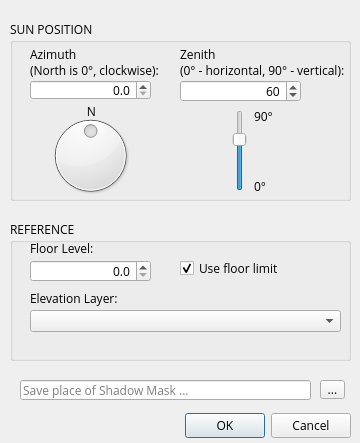
<?xml version="1.0" encoding="UTF-8"?>
<ui version="4.0">
 <class>ShadowTracerDialogBase</class>
 <widget class="QDialog" name="ShadowTracerDialogBase">
  <property name="geometry">
   <rect>
    <x>0</x>
    <y>0</y>
    <width>360</width>
    <height>443</height>
   </rect>
  </property>
  <property name="font">
   <font>
    <family>Open Sans</family>
   </font>
  </property>
  <property name="windowTitle">
   <string>Shadow Tracer</string>
  </property>
  <widget class="QDialogButtonBox" name="button_box">
   <property name="geometry">
    <rect>
     <x>150</x>
     <y>410</y>
     <width>201</width>
     <height>32</height>
    </rect>
   </property>
   <property name="orientation">
    <enum>Qt::Horizontal</enum>
   </property>
   <property name="standardButtons">
    <set>QDialogButtonBox::Cancel|QDialogButtonBox::Ok</set>
   </property>
  </widget>
  <widget class="QGroupBox" name="groupBox">
   <property name="geometry">
    <rect>
     <x>10</x>
     <y>20</y>
     <width>341</width>
     <height>181</height>
    </rect>
   </property>
   <property name="font">
    <font>
     <weight>50</weight>
     <bold>false</bold>
    </font>
   </property>
   <property name="title">
    <string>SUN POSITION</string>
   </property>
   <widget class="QLabel" name="label_7">
    <property name="geometry">
     <rect>
      <x>20</x>
      <y>27</y>
      <width>201</width>
      <height>31</height>
     </rect>
    </property>
    <property name="font">
     <font>
      <family>Open Sans</family>
     </font>
    </property>
    <property name="text">
     <string>Azimuth 
(North is 0°, clockwise):</string>
    </property>
   </widget>
   <widget class="QLabel" name="label_8">
    <property name="geometry">
     <rect>
      <x>170</x>
      <y>27</y>
      <width>211</width>
      <height>31</height>
     </rect>
    </property>
    <property name="font">
     <font>
      <family>Open Sans</family>
     </font>
    </property>
    <property name="text">
     <string>Zenith 
(0° - horizontal, 90° - vertical):</string>
    </property>
   </widget>
   <widget class="QSpinBox" name="z_spin">
    <property name="geometry">
     <rect>
      <x>170</x>
      <y>60</y>
      <width>121</width>
      <height>22</height>
     </rect>
    </property>
    <property name="alignment">
     <set>Qt::AlignRight|Qt::AlignTrailing|Qt::AlignVCenter</set>
    </property>
    <property name="maximum">
     <number>90</number>
    </property>
    <property name="value">
     <number>60</number>
    </property>
   </widget>
   <widget class="QDoubleSpinBox" name="azim_spin">
    <property name="geometry">
     <rect>
      <x>20</x>
      <y>60</y>
      <width>121</width>
      <height>20</height>
     </rect>
    </property>
    <property name="alignment">
     <set>Qt::AlignRight|Qt::AlignTrailing|Qt::AlignVCenter</set>
    </property>
    <property name="decimals">
     <number>1</number>
    </property>
    <property name="maximum">
     <double>360.000000000000000</double>
    </property>
   </widget>
   <widget class="QDial" name="azim_dial">
    <property name="geometry">
     <rect>
      <x>30</x>
      <y>90</y>
      <width>101</width>
      <height>91</height>
     </rect>
    </property>
    <property name="maximum">
     <number>359</number>
    </property>
    <property name="singleStep">
     <number>1</number>
    </property>
    <property name="pageStep">
     <number>1</number>
    </property>
    <property name="value">
     <number>180</number>
    </property>
    <property name="sliderPosition">
     <number>180</number>
    </property>
    <property name="orientation">
     <enum>Qt::Horizontal</enum>
    </property>
    <property name="invertedAppearance">
     <bool>false</bool>
    </property>
    <property name="invertedControls">
     <bool>false</bool>
    </property>
    <property name="wrapping">
     <bool>true</bool>
    </property>
    <property name="notchesVisible">
     <bool>false</bool>
    </property>
   </widget>
   <widget class="QSlider" name="z_slider">
    <property name="geometry">
     <rect>
      <x>220</x>
      <y>90</y>
      <width>20</width>
      <height>81</height>
     </rect>
    </property>
    <property name="maximum">
     <number>90</number>
    </property>
    <property name="singleStep">
     <number>1</number>
    </property>
    <property name="value">
     <number>60</number>
    </property>
    <property name="sliderPosition">
     <number>60</number>
    </property>
    <property name="orientation">
     <enum>Qt::Vertical</enum>
    </property>
   </widget>
   <widget class="QLabel" name="label">
    <property name="geometry">
     <rect>
      <x>58</x>
      <y>85</y>
      <width>47</width>
      <height>13</height>
     </rect>
    </property>
    <property name="text">
     <string>N</string>
    </property>
    <property name="alignment">
     <set>Qt::AlignCenter</set>
    </property>
   </widget>
   <widget class="QLabel" name="label_2">
    <property name="geometry">
     <rect>
      <x>244</x>
      <y>90</y>
      <width>47</width>
      <height>13</height>
     </rect>
    </property>
    <property name="text">
     <string>90°</string>
    </property>
    <property name="alignment">
     <set>Qt::AlignLeading|Qt::AlignLeft|Qt::AlignVCenter</set>
    </property>
   </widget>
   <widget class="QLabel" name="label_3">
    <property name="geometry">
     <rect>
      <x>244</x>
      <y>160</y>
      <width>47</width>
      <height>13</height>
     </rect>
    </property>
    <property name="text">
     <string>0°</string>
    </property>
    <property name="alignment">
     <set>Qt::AlignLeading|Qt::AlignLeft|Qt::AlignVCenter</set>
    </property>
   </widget>
  </widget>
  <widget class="QGroupBox" name="groupBox_2">
   <property name="geometry">
    <rect>
     <x>10</x>
     <y>220</y>
     <width>341</width>
     <height>141</height>
    </rect>
   </property>
   <property name="font">
    <font>
     <weight>50</weight>
     <bold>false</bold>
    </font>
   </property>
   <property name="title">
    <string>REFERENCE</string>
   </property>
   <widget class="QLabel" name="label_11">
    <property name="geometry">
     <rect>
      <x>20</x>
      <y>20</y>
      <width>211</width>
      <height>16</height>
     </rect>
    </property>
    <property name="font">
     <font>
      <family>Open Sans</family>
     </font>
    </property>
    <property name="text">
     <string>Floor Level:</string>
    </property>
   </widget>
   <widget class="QDoubleSpinBox" name="spin_floor">
    <property name="geometry">
     <rect>
      <x>20</x>
      <y>40</y>
      <width>121</width>
      <height>22</height>
     </rect>
    </property>
    <property name="alignment">
     <set>Qt::AlignRight|Qt::AlignTrailing|Qt::AlignVCenter</set>
    </property>
    <property name="decimals">
     <number>1</number>
    </property>
    <property name="maximum">
     <double>99999.000000000000000</double>
    </property>
    <property name="singleStep">
     <double>0.100000000000000</double>
    </property>
   </widget>
   <widget class="QLabel" name="label_12">
    <property name="geometry">
     <rect>
      <x>20</x>
      <y>70</y>
      <width>201</width>
      <height>16</height>
     </rect>
    </property>
    <property name="font">
     <font>
      <family>Open Sans</family>
     </font>
    </property>
    <property name="text">
     <string>Elevation Layer:</string>
    </property>
   </widget>
   <widget class="QCheckBox" name="checkBox_floorLimit">
    <property name="geometry">
     <rect>
      <x>170</x>
      <y>40</y>
      <width>101</width>
      <height>17</height>
     </rect>
    </property>
    <property name="text">
     <string>Use floor limit</string>
    </property>
    <property name="checked">
     <bool>true</bool>
    </property>
   </widget>
   <widget class="QComboBox" name="combo_elevation">
    <property name="geometry">
     <rect>
      <x>20</x>
      <y>90</y>
      <width>311</width>
      <height>22</height>
     </rect>
    </property>
   </widget>
  </widget>
  <widget class="QLineEdit" name="outputFolderLineEdit">
   <property name="geometry">
    <rect>
     <x>20</x>
     <y>380</y>
     <width>291</width>
     <height>20</height>
    </rect>
   </property>
   <property name="text">
    <string/>
   </property>
   <property name="maxLength">
    <number>32767</number>
   </property>
   <property name="placeholderText">
    <string>Save place of Shadow Mask ...</string>
   </property>
  </widget>
  <widget class="QToolButton" name="outputFolderToolButton">
   <property name="geometry">
    <rect>
     <x>320</x>
     <y>380</y>
     <width>25</width>
     <height>19</height>
    </rect>
   </property>
   <property name="text">
    <string>...</string>
   </property>
  </widget>
 </widget>
 <resources/>
 <connections>
  <connection>
   <sender>z_slider</sender>
   <signal>valueChanged(int)</signal>
   <receiver>z_spin</receiver>
   <slot>setValue(int)</slot>
   <hints>
    <hint type="sourcelabel">
     <x>237</x>
     <y>133</y>
    </hint>
    <hint type="destinationlabel">
     <x>257</x>
     <y>83</y>
    </hint>
   </hints>
  </connection>
  <connection>
   <sender>z_spin</sender>
   <signal>valueChanged(int)</signal>
   <receiver>z_slider</receiver>
   <slot>setValue(int)</slot>
   <hints>
    <hint type="sourcelabel">
     <x>281</x>
     <y>96</y>
    </hint>
    <hint type="destinationlabel">
     <x>244</x>
     <y>143</y>
    </hint>
   </hints>
  </connection>
  <connection>
   <sender>checkBox_floorLimit</sender>
   <signal>clicked(bool)</signal>
   <receiver>spin_floor</receiver>
   <slot>setDisabled(bool)</slot>
   <hints>
    <hint type="sourcelabel">
     <x>182</x>
     <y>272</y>
    </hint>
    <hint type="destinationlabel">
     <x>119</x>
     <y>272</y>
    </hint>
   </hints>
  </connection>
  <connection>
   <sender>checkBox_floorLimit</sender>
   <signal>clicked(bool)</signal>
   <receiver>spin_floor</receiver>
   <slot>setEnabled(bool)</slot>
   <hints>
    <hint type="sourcelabel">
     <x>188</x>
     <y>266</y>
    </hint>
    <hint type="destinationlabel">
     <x>141</x>
     <y>273</y>
    </hint>
   </hints>
  </connection>
  <connection>
   <sender>button_box</sender>
   <signal>accepted()</signal>
   <receiver>ShadowTracerDialogBase</receiver>
   <slot>accept()</slot>
   <hints>
    <hint type="sourcelabel">
     <x>237</x>
     <y>424</y>
    </hint>
    <hint type="destinationlabel">
     <x>185</x>
     <y>367</y>
    </hint>
   </hints>
  </connection>
  <connection>
   <sender>button_box</sender>
   <signal>rejected()</signal>
   <receiver>ShadowTracerDialogBase</receiver>
   <slot>reject()</slot>
   <hints>
    <hint type="sourcelabel">
     <x>318</x>
     <y>412</y>
    </hint>
    <hint type="destinationlabel">
     <x>316</x>
     <y>366</y>
    </hint>
   </hints>
  </connection>
  <connection>
   <sender>outputFolderToolButton</sender>
   <signal>clicked()</signal>
   <receiver>outputFolderLineEdit</receiver>
   <slot>paste()</slot>
   <hints>
    <hint type="sourcelabel">
     <x>331</x>
     <y>385</y>
    </hint>
    <hint type="destinationlabel">
     <x>273</x>
     <y>389</y>
    </hint>
   </hints>
  </connection>
 </connections>
</ui>
